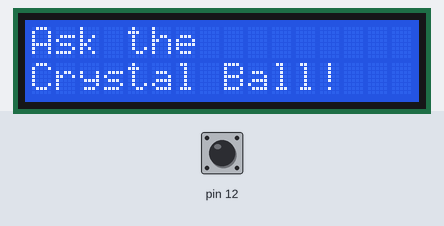
A sketch run on a simulated Arduino Uno, built with avr-gcc and run on an emulated ATmega328P. On the bench: 16×2 character LCD. The inputs (shaded band) are chosen by the test bench; at power-on: pin 12 LOW. Random numbers use the default seed unless the sketch sets one.

Above: at 1.2 s.
1.3 s: pin 12 driven HIGH
At 2.5 s:
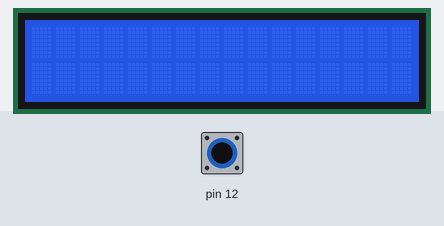
2.8 s: pin 12 driven LOW
At 4.0 s:
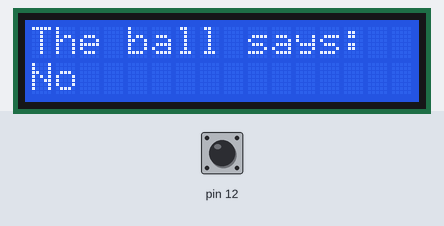
4.3 s: pin 12 driven HIGH
At 4.9 s:
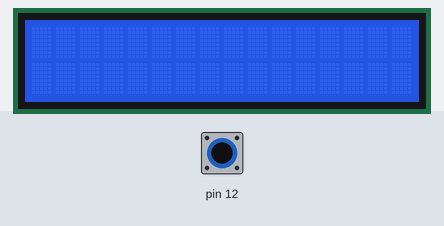
5.8 s: pin 12 driven LOW
At 6.4 s:
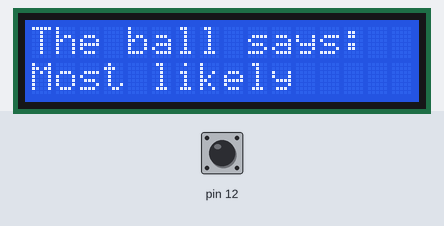
7.3 s: pin 12 driven HIGH
At 8.4 s:
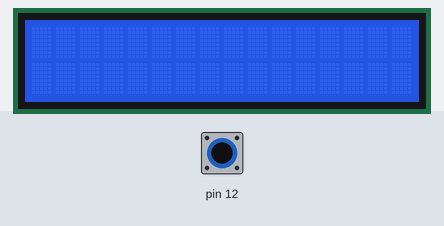
8.8 s: pin 12 pulsed LOW 5 times (0.12 s each, 0.3 s apart)
At 9.16 s:
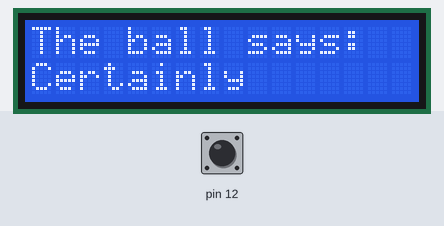
Timing chart, 0 to 11.8 s (numbered marks = the images above; inputs shaded):
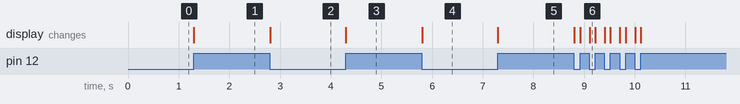

The sketch:

crystal_ball.ino
```cpp
#include <LiquidCrystal.h>
#include <NewPing.h>
#include "DigitalSensor.h"
#include "LCD.h"
#include "DeltaTimer.h"

DigitalSensor tiltSwitch(12);
LCD lcd(2, 3, 6, 7, 9, 10);
bool prevTiltState = false;
DeltaTimer deltaTimer;

void setup()
{
    lcd.begin(16, 2);
    lcd.printLines("Ask the", "Crystal Ball!");
}

void loop()
{
    float dt = deltaTimer.updateDt();
    bool curTiltState = tiltSwitch.getState();
    if (!prevTiltState && curTiltState)
    {
        lcd.noDisplay();
    }
    else if (prevTiltState && !curTiltState)
    {
        lcd.display();
        showRandomAnswer();
    }
    prevTiltState = curTiltState;
}

void showRandomAnswer()
{
    lcd.printLines("The ball says:", getRandomAnswer());
}

const char* getRandomAnswer()
{
    switch(random(8))
    {
    case 0:
	return "Yes";
    case 1:
	return "Most likely";
    case 2:
	return "Certainly";
    case 3:
	return "Outlook good";
    case 4:
	return "Unsure";
    case 5:
	return "Ask again";
    case 6:
	return "Doubtful";
    case 7:
    default:
	return "No";
}
}
```

Measured:
- after the input at 1.3 s, the display: changes at once (image 1)
- after the input at 2.8 s, the display: changes at once (image 2)
- after the input at 4.3 s, the display: changes at once (image 3)
- after the input at 5.8 s, the display: changes at once (image 4)
- after the input at 7.3 s, the display: changes at once (image 5)
- after the input at 8.8 s, the display: first changes at once (image 6 shows a later state)
